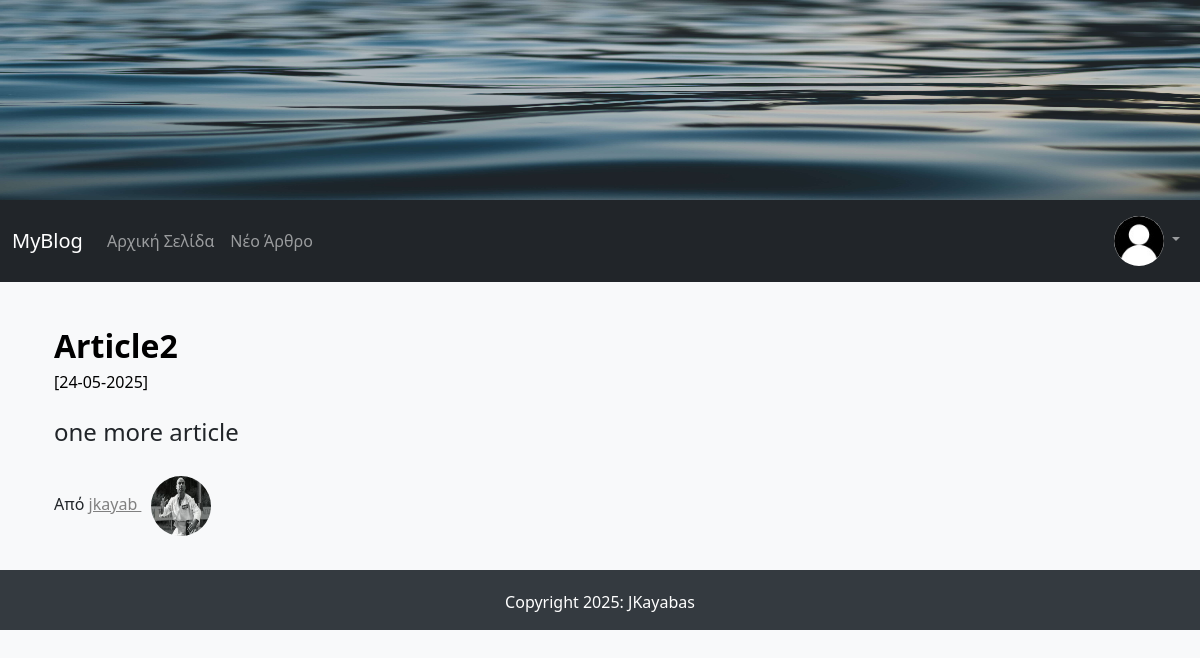
Page /full_article/2 (signed in) on the committed database.
### FlaskBlogApp/models.py (models this page shows, shortened)
class User(db.Model, UserMixin):
    id = db.Column(db.Integer, primary_key=True)
    username = db.Column(db.String(15), unique=True, nullable=False)
    email = db.Column(db.String(150), unique=True, nullable=False)
    password = db.Column(db.String(36), nullable=False)
    profile_image = db.Column(db.String(30), default ='default_profile_image.jpg')
    articles = db.relationship('Article', backref='author', lazy=True)

class Article(db.Model):
    id = db.Column(db.Integer, primary_key = True)
    article_title = db.Column(db.String(50), nullable=False)
    article_body  = db.Column(db.Text(), nullable=False)
    article_image = db.Column(db.String(30), default ='default_article_image.jpg')
    date_created = db.Column(db.DateTime, nullable=False, default=datetime.utcnow)
    user_id = db.Column(db.Integer, db.ForeignKey('user.id'), nullable=False)

### FlaskBlogApp/routes.py (the view)
@app.route("/full_article/<int:article_id>", methods=["GET"])
def full_article(article_id):
    article = Article.query.get_or_404(article_id)
    return render_template("full_article.html", article=article)

### FlaskBlogApp/models.py (called while the page is built)
@login_manager.user_loader
def load_user(user_id):
    return User.query.get(int(user_id))

### FlaskBlogApp/templates/full_article.html (shortened to what this page needs)
{% extends "base.html" %}
{% block content %}
<main role="main" class="container"
{% if article %}
        <div class="row my-3 p-3 bg-body rounded shadow-sm">
          <div class="col col-md-12">
            <div class="main-article-title">
              <a class="article_title" href="#">{{ article.article_title | safe }}</a>
            </div>
            <small class="article_date">[{{ article.date_created.strftime('%d-%m-%Y') }}]</small>
            <p class="main-article-partial-text">
              {{ article.article_body | safe }}
            </p>
            <p class="">Από
              <span>
                <a class="author-name" href="{{ url_for('articles_by_author', author_id=article.author.id) }}">
                  {{ article.author.username }}
                  <img class="rounded-circle profile-image" alt="{{ article.author.username }}"
                       src="{{ url_for('static', filename='images/profiles_images/'+article.author.profile_image) }}"
                       data-holder-rendered="true" data-bs-toggle="tooltip" data-bs-placement="top"
                       title="{{ article.author.username }}">
                </a>
              </span>
            </p>
          </div>
{% endif %}
</main>
{% endblock content %}

### FlaskBlogApp/templates/navbar.html (shortened to what this page needs)
<nav class="navbar navbar-expand-lg navbar-dark bg-dark">
  <div class="container-fluid">
    <a class="navbar-brand" href="/">MyBlog</a>
    <div class="collapse navbar-collapse" id="navbarNav">
      <ul class="navbar-nav me-auto mb-2 mb-lg-0">
        <li class="nav-item">
          <a class="nav-link" aria-current="page" href="/">Αρχική Σελίδα</a>
        </li>
        <li class="nav-item">
          <a class="nav-link" href="/new_article/">Νέο Άρθρο</a>
        </li>
      </ul>
      <ul class="nav navbar-nav navbar-right">
        {% if current_user.is_authenticated %}
          <li class="nav-item dropdown">
            <a class="nav-link dropdown-toggle" href="#" id="navbarDropdown" role="button"
               data-bs-toggle="dropdown" aria-expanded="false">
              <img class="rounded-circle navbar-profile-image" src="{{ url_for('static',
              filename='images/profiles_images/'+current_user.profile_image) }}" alt="{{current_user.username }}" data-holder-rendered="true" data-bs-toggle="tooltip" data-bs-placement="top" title='{{current_user.username }}'>
            </a>
          </li>
      </ul>
        {% endif %}
    </div>
  </div>
</nav>

### FlaskBlogApp/static/css/styles.css (style rules this page uses)
body { background-color: #f8f9fa; }
.container { margin-top: 20px; }
.main-article-title { font-size: 2em; font-weight: bold; text-decoration: none; color: black; }
.article_date,.article_date:hover { font-size: 1em; color: black; }
.main-article-partial-text,.main-article-full-text { font-size: 1.5em; margin-top: 20px; }
.author-name:link { color: gray; }
.article_title:link, .article_title:hover, .article_title:visited { text-decoration: none; color: black; }
.main-article-category:hover,.main-article-title:hover,.author-name { text-decoration: underline; color: black; }
.navbar-profile-image { width: 50px; height: 50px; }
.profile-image { width: 60px; height: 60px; margin: 10px; }

### rows in the picture
User: profile_image (placeholder picture)
Article: article_title "Article2", date_created "24-05-2025", article_body "one more article"
User: author.username "jkayab", profile_image (picture)
